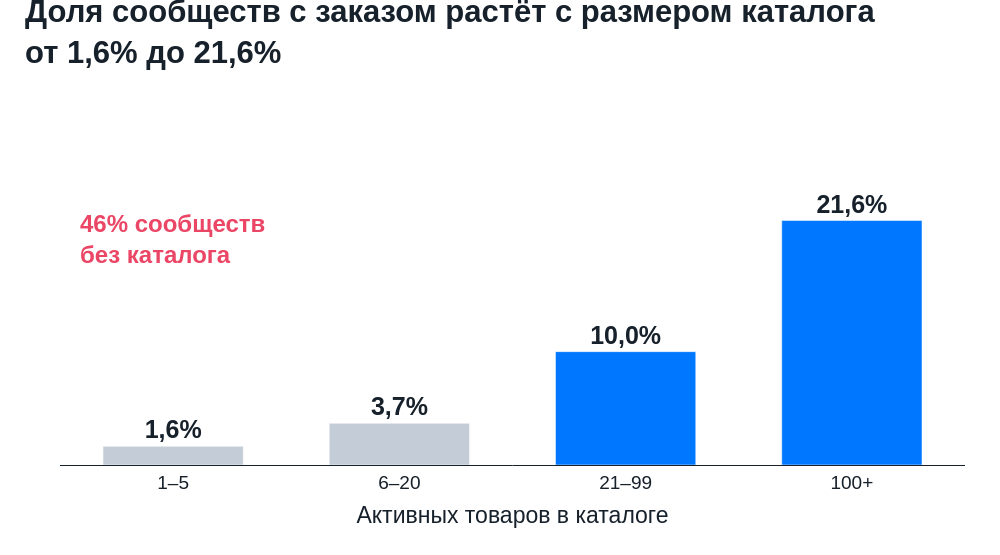

Source (notebook cell):
### Code cell
fig = column_chart(catalog_stats.index, catalog_stats['доля'], [GREY, GREY, VK_BLUE, VK_BLUE])
fig.update_xaxes(title='Активных товаров в каталоге')
fig.add_annotation(xref='paper', yref='paper', x=.02, y=.78, xanchor='left', showarrow=False,
                   text=f'<b>{empty.mean():.0%} сообществ<br>без каталога</b>', align='left', font=dict(color=PINK,size=24))
show_chart(fig, 'Доля сообществ с заказом растёт с размером каталога<br>от 1,6% до 21,6%', '3_каталог_и_продажи.png')

### Figure 1 — Plotly figure (JSON) as saved in the notebook; plotly's stock layout.template omitted (floating-point values rounded to 4 significant figures)
{"data": [{"cliponaxis": false, "hovertemplate": "%{x}<br>%{text}<extra></extra>", "marker": {"color": ["#C4CDD7", "#C4CDD7", "#0077FF", "#0077FF"]}, "text": ["<b>1,6%</b>", "<b>3,7%</b>", "<b>10,0%</b>", "<b>21,6%</b>"], "textfont": {"color": "#17212B", "size": 25}, "textposition": "outside", "type": "bar", "x": ["1–5", "6–20", "21–99", "100+"], "y": [1.647, 3.683, 10, 21.56]}], "layout": {"annotations": [{"align": "left", "font": {"color": "#EB4665", "size": 24}, "showarrow": false, "text": "<b>46% сообществ<br>без каталога</b>", "x": 0.02, "xanchor": "left", "xref": "paper", "y": 0.78, "yref": "paper"}], "bargap": 0.38, "font": {"color": "#17212B", "family": "Arial", "size": 19}, "height": 555, "margin": {"b": 90, "l": 60, "r": 35, "t": 135}, "paper_bgcolor": "white", "plot_bgcolor": "white", "separators": ", ", "title": {"font": {"size": 31}, "text": "<b>Доля сообществ с заказом растёт с размером каталога<br>от 1,6% до 21,6%</b>", "x": 0.025, "xanchor": "left", "y": 0.96}, "width": 1000, "xaxis": {"linecolor": "#17212B", "showgrid": false, "showline": true, "ticks": "", "title": {"text": "Активных товаров в каталоге"}, "type": "category", "zeroline": false}, "yaxis": {"range": [0, 29.11], "showgrid": false, "ticks": "", "visible": false, "zeroline": false}}}
